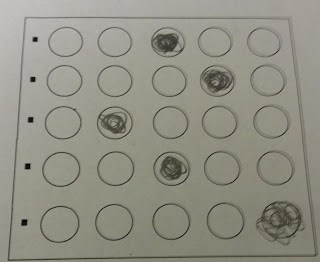
#> input picture test6.jpg, 320 x 262 px
$ python answer_sheet_recognition_2.py   (older library calls are emulated)
#> lines starting #> are read from the running program, lines starting #| are printed output that depends on the picture; after the words box and inside, x2 and y2 are one past the last pixel; in counts of white or black regions, pixels touching at a corner belong together
# -*- coding:utf-8 -*-
import matplotlib.pyplot as plt
from imutils.perspective import four_point_transform
from imutils import contours
import numpy as np
import imutils
import sys
import cv2 as cv


def main(argv):
    # 加载一个图片到opencv中
    if len(argv) == 2:
        img = cv.imread(argv[1])
    else:
        img = cv.imread("./test6.jpg")
#> img is the input picture: shape (262, 320, 3); mean B, G, R 132.8, 144.2, 146.3

    # 打印原图
    cv.imshow("orgin", img)

    # 灰度化
    gray = cv.cvtColor(img, cv.COLOR_BGR2GRAY)

    # 打印灰度图
    cv.imshow("gray", gray)

    # 高斯滤波，清除一些杂点
    blur = cv.GaussianBlur(gray, (3, 3), 0)
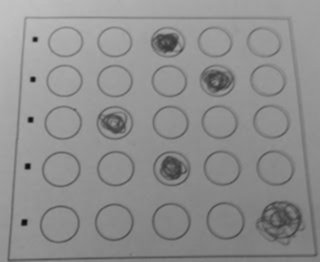
#> blur: shape (262, 320); min 11, max 194, mean 143.5

    # 自适应二值化算法
    thresh2 = cv.adaptiveThreshold(blur, 255, cv.ADAPTIVE_THRESH_GAUSSIAN_C, cv.THRESH_BINARY_INV, 131, 4)
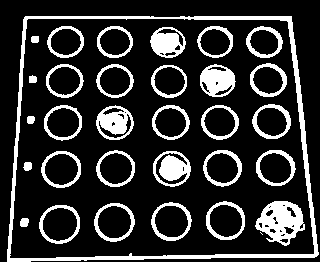
#> thresh2: shape (262, 320); 19.1% white; 32 white regions (1 under 20 px)

    # 打印二值化后的图
    cv.imshow("thresh2", thresh2)

    # 寻找轮廓
    cts, hierarchy = cv.findContours(thresh2, cv.RETR_EXTERNAL, cv.CHAIN_APPROX_SIMPLE)
#> cts = 1 contour; box (x1, y1, x2, y2) and area: (7, 16, 319, 262) 70159

    # 打印找到的轮廓
    print("轮廓数：", len(cts))
#| 轮廓数： 1

    # 对拷贝的原图进行轮廓标记
    contour_flagged = cv.drawContours(img.copy(), cts, -1, (0, 0, 255), 3)
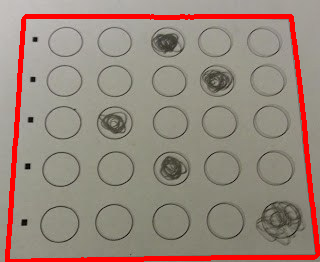
#> contour_flagged: shape (262, 320, 3); mean B, G, R 125, 135.8, 153.6
    # 打印轮廓图
    cv.imshow("contours_flagged", contour_flagged)
    # 按像素面积降序排序
    list = sorted(cts, key=cv.contourArea, reverse=True)
#> list has the same summary as cts

    # 遍历轮廓
    for ct in list:
        # 周长，第1个参数是轮廓，第二个参数代表是否是闭环的图形
        peri = 0.01 * cv.arcLength(ct, True)
        # 获取多边形的所有定点，如果是四个定点，就代表是矩形
        approx = cv.approxPolyDP(ct, peri, True)
        # 只考虑矩形
        if len(approx) == 4:
            # 从原图中提取所需的矫正图片
            ox = four_point_transform(img, approx.reshape(4, 2))
            # 从原图中提取所需的矫正图片
            tx = four_point_transform(gray, approx.reshape(4, 2))

            # 打印矫正后的灰度图
            cv.imshow("tx", tx)

            # 对矫正图进行高斯模糊
            blur = cv.GaussianBlur(tx, (3, 3), 0)

            # 对矫正图做自适应二值化
            thresh2 = cv.adaptiveThreshold(blur, 255, cv.ADAPTIVE_THRESH_GAUSSIAN_C, cv.THRESH_BINARY_INV, 131, 4)

            # 打印矫正后的二值化图
            cv.imshow("tx_thresh2", thresh2)

            # 获取轮廓
            # r_image, r_cts, r_hierarchy = cv.findContours(thresh2, cv.RETR_EXTERNAL, cv.CHAIN_APPROX_SIMPLE)
            r_cts, r_hierarchy = cv.findContours(thresh2, cv.RETR_EXTERNAL, cv.CHAIN_APPROX_SIMPLE)

            # 打印得到轮廓数量
            print("第二层轮廓数：", len(r_cts))

            # 用于存储答案的python list变量
            question_list = []
            for r_ct in r_cts:
                # 转为矩形，分别获取 x，y坐标，及矩形的宽和高
                x, y, w, h = cv.boundingRect(r_ct)

                # 过滤掉不符合答案坐标和长宽的选项
                if x > 2 and y > 2 and w > 20 and h > 20:
                    # cv.drawContours(ox, r_ct, -1, (0, 0, 255), 1)
                    question_list.append(r_ct)

            print("答案总数：", len(question_list))

            # 按坐标从上到下排序
            questionCnts = contours.sort_contours(question_list, method="top-to-bottom")[0]

            #  使用np函数，按5个元素，生成一个集合
            for (q, i) in enumerate(np.arange(0, len(questionCnts), 5)):

                # 每一个行5个答案，从左到右排序
                cnts = contours.sort_contours(questionCnts[i:i + 5])[0]

                # 存储一行题里面的每个答案
                ans_list = []
                for (j, cc) in enumerate(cnts):
                    # 生成全黑画布
                    mask = np.zeros(thresh2.shape, dtype="uint8")
                    # 将每一个答案按轮廓写上去，并将填充颜色设置成白色
                    tpp = cv.drawContours(mask, [cc], -1, 255, -1)
                    # 两个图片做位运算
                    mask = cv.bitwise_and(thresh2, thresh2, mask=mask)
                    # 统计每个答案的像素
                    total = cv.countNonZero(mask)

                    # 添加到集合里面
                    ans_list.append((total, j))

                # 按像素大小排序
                ans_list = sorted(ans_list, key=lambda x: x[0], reverse=True)

                max_ans_num = ans_list[0][1]
                max_ans_size = ans_list[0][0]
                print("答案序号：", max_ans_num, "列表：", ans_list)

                # 给选中答案，标记成红色
                cv.drawContours(ox, cnts[max_ans_num], -1, (0, 0, 255), 2)

            cv.imshow("answer_flagged", ox)

            # 最大的轮廓就是我们想要的，之后的就可以结束循环了
            break
#> this loop made 1 pass
#> (peri, approx) on pass 1: (10.86, [[24, 17], [7, 261], [318, 254], [291, 16]])
#| 第二层轮廓数： 33
#| 答案总数： 25
#| 答案序号： 2 列表： [(840, 2), (417, 4), (358, 3), (344, 1), (341, 0)]
#| 答案序号： 3 列表： [(957, 3), (454, 4), (390, 0), (386, 1), (372, 2)]
#| 答案序号： 1 列表： [(850, 1), (453, 4), (414, 3), (399, 2), (383, 0)]
#| 答案序号： 2 列表： [(839, 2), (426, 3), (413, 4), (402, 0), (379, 1)]
#| 答案序号： 4 列表： [(1170, 4), (368, 3), (361, 1), (357, 0), (357, 2)]
#> pass 1, in main, `blur = cv.GaussianBlur(tx, (3, 3), 0)`:
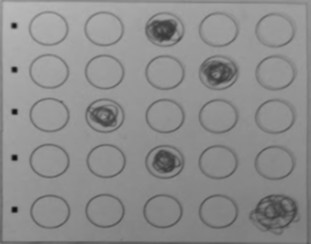
#> blur: shape (244, 311); min 15, max 186, mean 141.3
#> pass 1, in main, `thresh2 = cv.adaptiveThreshold(blur, 255, cv.ADAPTIVE_THRESH_GAUSSIAN_..`:
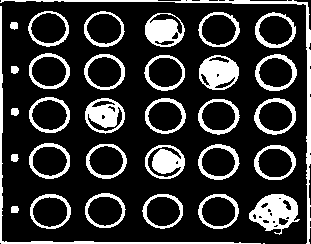
#> thresh2: shape (244, 311); 20.2% white; 33 white regions (1 under 20 px), largest, box (x1, y1, x2, y2) and area: (0, 0, 311, 244) 1547, (249, 194, 300, 235) 1170, (0, 6, 261, 244) 1092
#> after the loop:
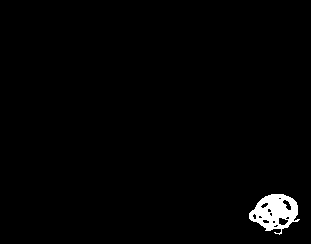
#> mask: shape (244, 311); 1.5% white; 1 white region, box (x1, y1, x2, y2) and area: (249, 194, 300, 235) 1170
#> after the loop:
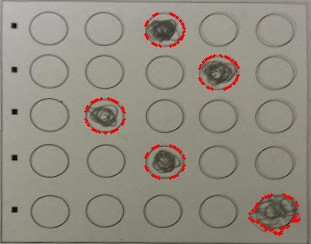
#> ox: shape (244, 311, 3); mean B, G, R 128.8, 140.5, 145.9

    # 阻塞等待窗体关闭
    cv.waitKey(0)


if __name__ == "__main__":
    main(sys.argv)
